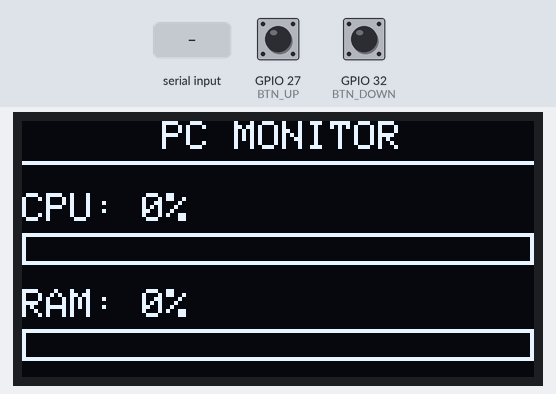
A program run on a simulated ESP32. Shown: 128×64 one-colour display. The inputs (shaded band) are chosen by the test bench; at power-on: GPIO 27 (BTN_UP) HIGH, GPIO 32 (BTN_DOWN) HIGH.

Above: at 1.2 s.
1.3 s: GPIO 27 (BTN_UP) pulled LOW for 0.15 s
At 1.9 s:
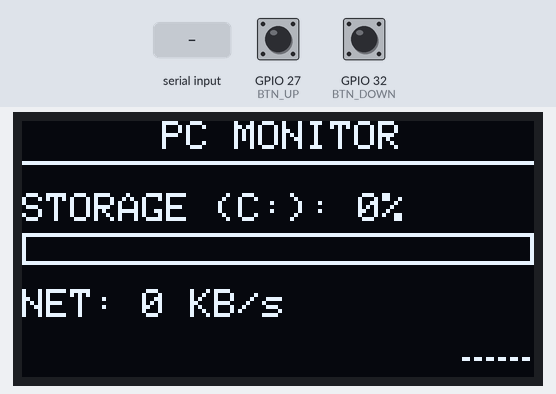
2.9 s: "C:90\n" received over Serial
At 4.1 s:
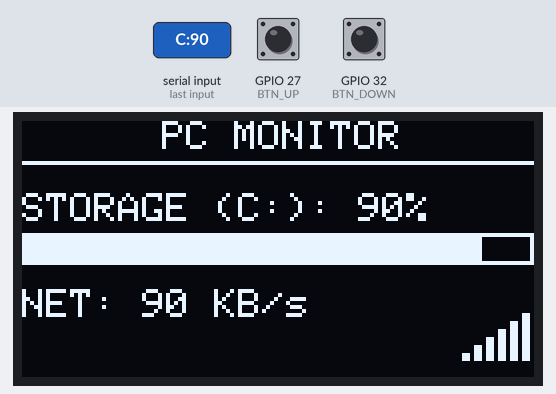
4.4 s: GPIO 32 (BTN_DOWN) pulled LOW for 0.15 s
At 5.5 s:
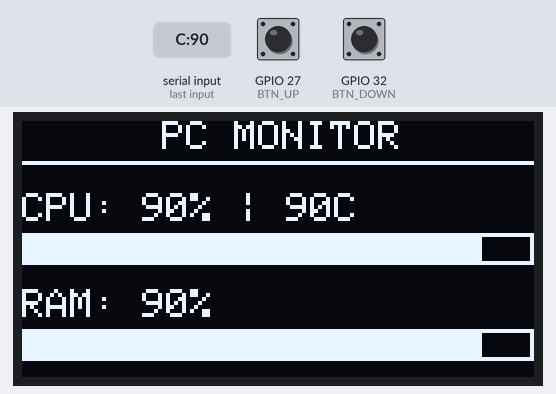
6.0 s: "C:\n" received over Serial
At 6.6 s:
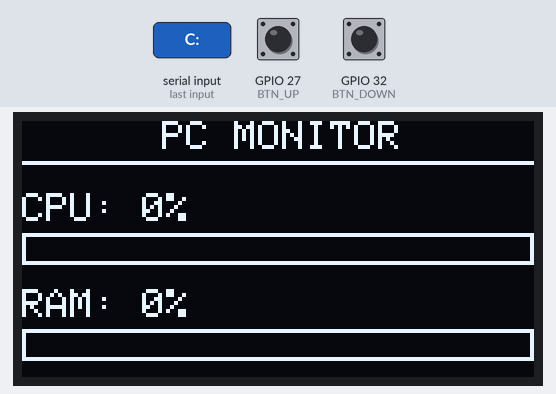
7.5 s: "C:90\n" received over Serial
At 8.6 s:
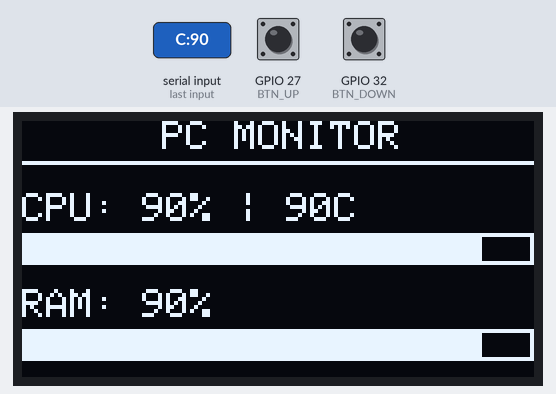
9.0 s: "C:,45\n" received over Serial
At 9.5 s:
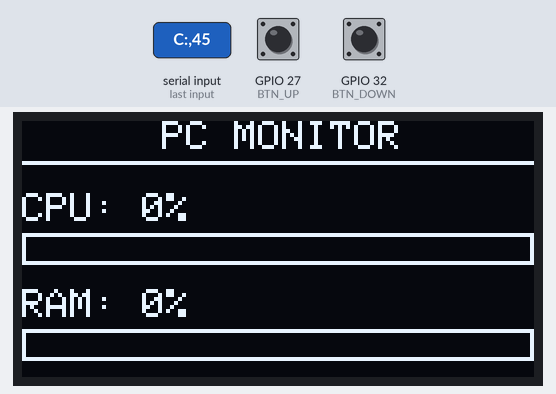
Timing chart, 0 to 11.5 s (numbered marks = the images above; inputs shaded):
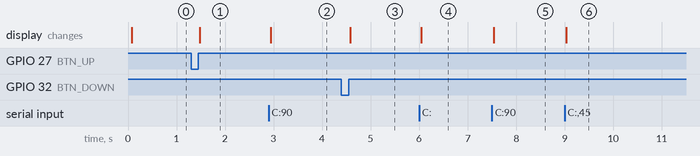

Measured:
- after the input at 1.3 s, the display: changes after 0.18 s (image 1)
- after the input at 2.9 s, the display: changes at once (image 2)
- after the input at 4.4 s, the display: changes after 0.18 s (image 3)
- after the input at 6.0 s, the display: changes at once (image 4)
- after the input at 7.5 s, the display: changes at once (image 5)
- after the input at 9.0 s, the display: changes at once (image 6)

The program:

main.cpp
```cpp
#include <Arduino.h>
#include <Wire.h>
#include <Adafruit_GFX.h>
#include <Adafruit_SSD1306.h>

#define SCREEN_WIDTH 128
#define SCREEN_HEIGHT 64
Adafruit_SSD1306 display(SCREEN_WIDTH, SCREEN_HEIGHT, &Wire, -1);

// --- NUEVA CONFIGURACIÓN DE PINES ---
#define BTN_UP 27    // Subir scroll
#define BTN_DOWN 32  // Bajar scroll

// Variables de datos
int cpu = 0, ram = 0, disco = 0, temp = 0;
long red = 0;
int pagina = 0;

void dibujarPagina1();
void dibujarPagina2();

void setup() {
  Serial.begin(115200);

  // Configuración de botones con resistencia interna
  pinMode(BTN_UP, INPUT_PULLUP);
  pinMode(BTN_DOWN, INPUT_PULLUP);

  if(!display.begin(SSD1306_SWITCHCAPVCC, 0x3C)) {
    for(;;);
  }

  display.clearDisplay();
  display.setTextColor(WHITE);
  display.setTextSize(1);
  display.setCursor(25, 25);
  display.println("SISTEMA OK");
  display.setCursor(15, 40);
  display.println("ESPERANDO PC...");
  display.display();
}

void loop() {
  // 1. LECTURA DE DATOS (Protocolo: C:xx,R:xx,D:xx,N:xxxx,T:xx\n)
  if (Serial.available() > 0) {
    String data = Serial.readStringUntil('\n');

    if (data.startsWith("C:")) {
      int rIdx = data.indexOf(",R:");
      int dIdx = data.indexOf(",D:");
      int nIdx = data.indexOf(",N:");
      int tIdx = data.indexOf(",T:");

      // Extracción segura de valores
      cpu   = data.substring(2, rIdx).toInt();
      ram   = data.substring(rIdx + 3, dIdx).toInt();
      disco = data.substring(dIdx + 3, nIdx).toInt();
      red   = data.substring(nIdx + 3, tIdx).toInt();
      temp  = data.substring(tIdx + 3).toInt();
    }
  }

  // 2. NAVEGACIÓN CON LOS NUEVOS PINES (27 y 32)
  // Botón Bajar (Pin 32)
  if (digitalRead(BTN_DOWN) == LOW) {
    delay(50); // Debounce
    if (digitalRead(BTN_DOWN) == LOW) {
      pagina++;
      if (pagina > 1) pagina = 0; // Ciclo entre páginas
      while(digitalRead(BTN_DOWN) == LOW); // Esperar a que suelte
    }
  }

  // Botón Subir (Pin 27)
  if (digitalRead(BTN_UP) == LOW) {
    delay(50); // Debounce
    if (digitalRead(BTN_UP) == LOW) {
      pagina--;
      if (pagina < 0) pagina = 1; // Ciclo inverso
      while(digitalRead(BTN_UP) == LOW); // Esperar a que suelte
    }
  }

  // 3. DIBUJAR INTERFAZ
  display.clearDisplay();

  // Encabezado
  display.setTextSize(1);
  display.setCursor(35, 0);
  display.print("PC MONITOR");
  display.drawFastHLine(0, 10, 128, WHITE);

  if (pagina == 0) {
    dibujarPagina1();
  } else {
    dibujarPagina2();
  }

  display.display();
}

void dibujarPagina1() {
  // --- SECCIÓN CPU ---
  display.setCursor(0, 18);
  display.print("CPU: "); display.print(cpu); display.print("%");
  if(temp > 0) { display.print(" | "); display.print(temp); display.print("C"); }

  display.drawRect(0, 28, 128, 8, WHITE);
  display.fillRect(0, 28, map(cpu, 0, 100, 0, 128), 8, WHITE);

  // --- SECCIÓN RAM ---
  display.setCursor(0, 42);
  display.print("RAM: "); display.print(ram); display.print("%");
  display.drawRect(0, 52, 128, 8, WHITE);
  display.fillRect(0, 52, map(ram, 0, 100, 0, 128), 8, WHITE);
}

void dibujarPagina2() {
  // --- SECCIÓN DISCO ---
  display.setCursor(0, 18);
  display.print("STORAGE (C:): "); display.print(disco); display.print("%");
  display.drawRect(0, 28, 128, 8, WHITE);
  display.fillRect(0, 28, map(disco, 0, 100, 0, 128), 8, WHITE);

  // --- SECCIÓN RED ---
  display.setCursor(0, 42);
  display.print("NET: ");
  if (red > 1024) {
    display.print((float)red/1024, 1); display.print(" MB/s");
  } else {
    display.print(red); display.print(" KB/s");
  }

  // Decoración de barras de red
  for(int i=0; i<6; i++) {
    int h = (red > 0) ? (i+1)*2 : 1;
    display.fillRect(110 + (i*3), 60 - h, 2, h, WHITE);
  }
}
```
